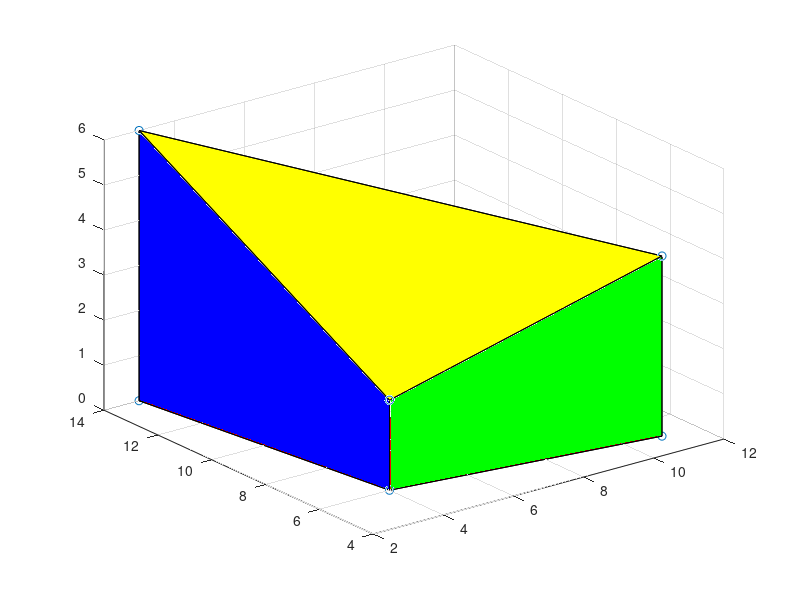

This figure's MATLAB source:
p1 = [4,6,0];
p2 = [4,6,2];
p3 = [3,14,0];
p4 = [3,14,6];
p5 = [11,5,0];
p6 = [11,5,4];
%%坐标矩阵
P = [p1;p2;p3;p4;p5;p6];
%%散点图
scatter3(P(:,1),P(:,2),P(:,3))
hold on
%% fill(x,y,z，color)函数用于给各个面上色，
%P(a,b)是坐标矩阵中对应的点，a对应上面六个点的第几个，b对应x，y，z坐标

%顶面，地面，只有三个点
fill3([P(1,1) P(3,1) P(5,1)],[P(1,2) P(3,2) P(5,2)],[P(1,3) P(3,3) P(5,3)],'r');
fill3([P(2,1) P(4,1) P(6,1)],[P(2,2) P(4,2) P(6,2)],[P(2,3) P(4,3) P(6,3)],'y');
%侧面，有四个点
fill3([P(1,1) P(2,1) P(4,1) P(3,1)],[P(1,2) P(2,2) P(4,2) P(3,2)],[P(1,3) P(2,3) P(4,3) P(3,3)],'b');
fill3([P(1,1) P(2,1) P(6,1) P(5,1)],[P(1,2) P(2,2) P(6,2) P(5,2)],[P(1,3) P(2,3) P(6,3) P(5,3)],'g');
fill3([P(3,1) P(4,1) P(6,1) P(5,1)],[P(3,2) P(4,2) P(6,2) P(5,2)],[P(3,3) P(4,3) P(6,3) P(5,3)],'k');